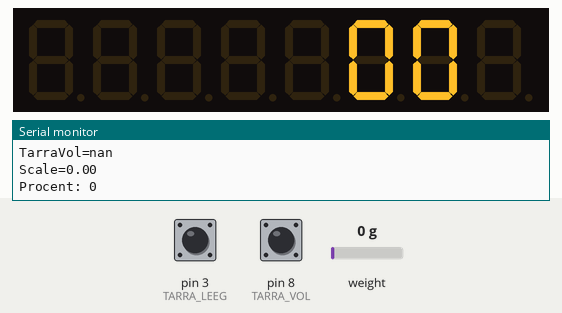
Recording of a sketch running on a simulated Arduino Uno, built with avr-gcc and run on an emulated ATmega328P. Parts: 8-digit seven-segment display, the last lines printed to the serial monitor. The inputs (shaded band) are chosen by the test bench; at power-on: pin 3 (TARRA_LEEG) HIGH, pin 8 (TARRA_VOL) HIGH, weight on the scale 0 g. EEPROM starts erased.

Above: at 1.8 s.
1.9 s: pin 3 (TARRA_LEEG) pulled LOW for 1 s
At 3.0 s:
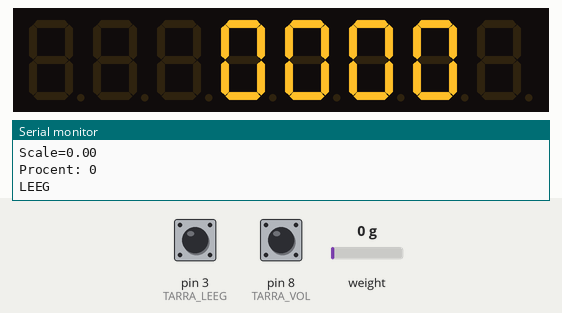
5.2 s: pin 8 (TARRA_VOL) pulled LOW for 3.2 s
At 6.1 s:
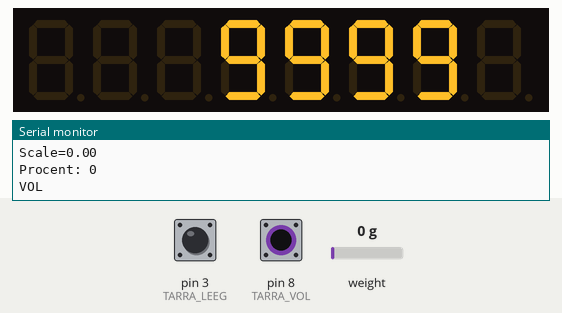
Timing chart, 0 to 8.2 s (numbered marks = the images above; inputs shaded):
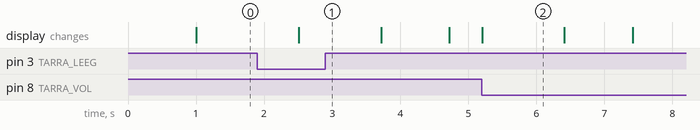

The sketch:

13_gastankweegschaal2.ino
```cpp
// Versie 2.0 11-8-2016: Schakelaars LEEG en VOL (Tarra) toegevoegd

#include <Arduino.h>
#include "HX711.h"
#include "LedControl7.h"
#include <EEPROM.h>

HX711 scale(A1, A0); // DOUT, SCK

#define ANALOG_UIT 2

// 8-digit LED-display (waarvan 4 digits in gebruik)
#define DIN 4
#define CLK 5
#define CS 10
#define NBR_MTX 1
LedControl7 Segment7 = LedControl7(DIN, CLK, CS, NBR_MTX);

#define TARRA_LEEG 3
#define TARRA_VOL 8

#define EEPROM_VOL 1000
#define EEPROM_LEEG 1010

float TarraVol,TarraLeeg;

void setup() {
	Serial.begin(115200);
	TarraVol=readFloat(EEPROM_VOL);
	if(TarraVol==0) TarraVol=10;
	TarraLeeg=readFloat(EEPROM_LEEG);
	if(TarraLeeg==0) TarraLeeg=1;

 pinMode(TARRA_LEEG, INPUT_PULLUP);
 pinMode(TARRA_VOL, INPUT_PULLUP);

 scale.set_scale(1);

 for (int i = 0; i < NBR_MTX; i++) {
  Segment7.shutdown(i, false);
  Segment7.setIntensity(i, 10);
  Segment7.clearDisplay(i);
 }

 Serial.print("TarraLeeg=");Serial.println(TarraLeeg);
 Serial.print("TarraVol=");Serial.println(TarraVol);
}

void loop() {
  double g = scale.get_units(10);
  Serial.print("Scale=");Serial.println(g);
  if(g>TarraVol) g=TarraVol;
  if(g<TarraLeeg) g=TarraLeeg;
  double procent = mapf(g,TarraLeeg, TarraVol, 0,99);
  ToonProcent((int)procent);

  long t = millis();
  while(abs(millis()-t)<500) {
  	if(digitalRead(TARRA_VOL)==LOW) {HandleVol(); break;}
  	if(digitalRead(TARRA_LEEG)==LOW) {HandleLeeg(); break;}
   delay(10);
  }
}

void HandleVol() {
	Serial.println("VOL");
 Segment7.shutdown(0, false);
 Segment7.setDigit(0, 1, (byte)9, false);
 Segment7.setDigit(0, 2, (byte)9, false);
 Segment7.setDigit(0, 3, (byte)9, false);
 Segment7.setDigit(0, 4, (byte)9, false);
 float f = scale.get_units(10);
 writeFloat(EEPROM_VOL,f);
 TarraVol=f;
 delay(200);
 Segment7.clearDisplay(0);
}

void HandleLeeg() {
	Serial.println("LEEG");
 Segment7.shutdown(0, false);
 Segment7.setDigit(0, 1, (byte)0, false);
 Segment7.setDigit(0, 2, (byte)0, false);
 Segment7.setDigit(0, 3, (byte)0, false);
 Segment7.setDigit(0, 4, (byte)0, false);
 float f = scale.get_units(10);
 writeFloat(EEPROM_LEEG,f);
 TarraLeeg=f;
 delay(200);
 Segment7.clearDisplay(0);
}

void ToonProcent(int procent) {
 Segment7.shutdown(0, false);
 Segment7.setDigit(0, 1, (byte)(procent % 10), false);
 Segment7.setDigit(0, 2, (byte)((procent / 10) % 10), false);
 Serial.print("Procent: "); Serial.println(procent);
}

float readFloat(unsigned int addr) {
	float f;
	EEPROM.get(addr,f);
	return f;
}

void writeFloat(unsigned int addr, float x){
 EEPROM.put(addr,x);
}

float mapf(float x, float in_min, float in_max, float out_min, float out_max) {
    return (x - in_min) * (out_max - out_min) / (in_max - in_min) + out_min;
}
```

Measured:
- after the input at 1.9 s, the display: changes after 0.61 s (image 1)
- after the input at 5.2 s, the display: changes at once (image 2)
- what the display in image 2 shows lasts 1.2 s, from 5.2 s to 6.4 s
